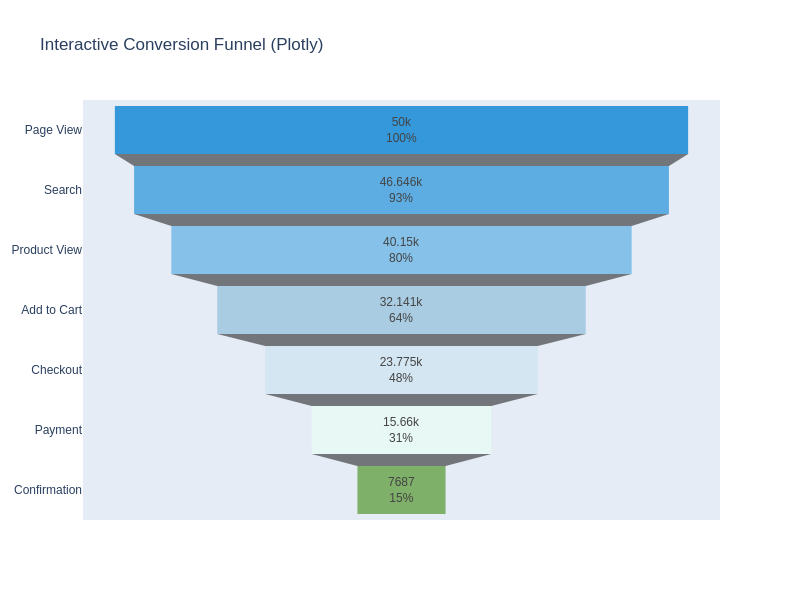

Notebook code cell kept with this figure:
### Code cell
# Interactive Plotly Funnel Chart
fig = go.Figure(go.Funnel(
    y=stage_display,
    x=stage_values,
    textposition="inside",
    textinfo="value+percent initial",
    marker=dict(
        color=["#3498db", "#5dade2", "#85c1e9", "#a9cce3", "#d4e6f1", "#e8f8f5", "#7fb069"]
    )
))
fig.update_layout(
    title='Interactive Conversion Funnel (Plotly)',
    font=dict(family="Arial", size=12),
    width=800,
    height=600
)

fig.show()

### Figure 1 — Plotly figure (JSON) as saved in the notebook; plotly's stock layout.template omitted (floating-point values rounded to 4 significant figures)
{"data": [{"marker": {"color": ["#3498db", "#5dade2", "#85c1e9", "#a9cce3", "#d4e6f1", "#e8f8f5", "#7fb069"]}, "textinfo": "value+percent initial", "textposition": "inside", "type": "funnel", "x": [50000, 46646, 40150, 32141, 23775, 15660, 7687], "y": ["Page View", "Search", "Product View", "Add to Cart", "Checkout", "Payment", "Confirmation"]}], "layout": {"font": {"family": "Arial", "size": 12}, "height": 600, "title": {"text": "Interactive Conversion Funnel (Plotly)"}, "width": 800}}
